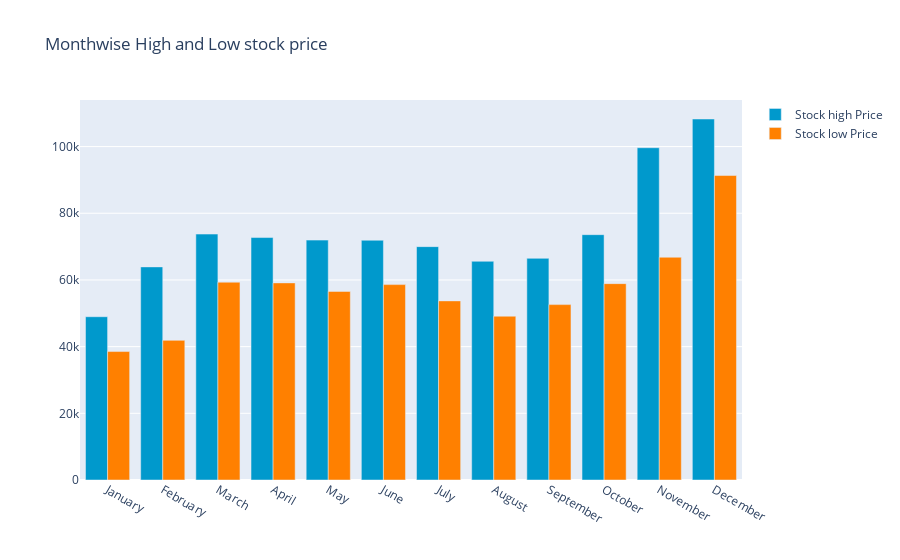

Source (notebook cell):
### Code cell
y_2024.groupby(y_2024['Date'].dt.strftime('%B'))['Low'].min()
monthvise_high = y_2024.groupby(maindf['Date'].dt.strftime('%B'))['High'].max()
monthvise_high = monthvise_high.reindex(new_order, axis=0)

monthvise_low = y_2024.groupby(y_2024['Date'].dt.strftime('%B'))['Low'].min()
monthvise_low = monthvise_low.reindex(new_order, axis=0)

fig = go.Figure()
fig.add_trace(go.Bar(
    x=monthvise_high.index,
    y=monthvise_high,
    name='Stock high Price',
    marker_color='rgb(0, 153, 204)'
))
fig.add_trace(go.Bar(
    x=monthvise_low.index,
    y=monthvise_low,
    name='Stock low Price',
    marker_color='rgb(255, 128, 0)'
))

fig.update_layout(barmode='group', 
                  title=' Monthwise High and Low stock price')
fig.show()

### Figure 1 — Plotly figure (JSON) as saved in the notebook; plotly's stock layout.template omitted (floating-point values rounded to 4 significant figures)
{"data": [{"marker": {"color": "rgb(0, 153, 204)"}, "name": "Stock high Price", "type": "bar", "x": ["January", "February", "March", "April", "May", "June", "July", "August", "September", "October", "November", "December"], "y": [48970.0, 63910.0, 73750.0, 72720.0, 71950.0, 71910.0, 69990.0, 65590.0, 66480.0, 73580.0, 99660.0, 108300.0]}, {"marker": {"color": "rgb(255, 128, 0)"}, "name": "Stock low Price", "type": "bar", "x": ["January", "February", "March", "April", "May", "June", "July", "August", "September", "October", "November", "December"], "y": [38520.0, 41880.0, 59320.0, 59120.0, 56560.0, 58600.0, 53720.0, 49120.0, 52600.0, 58900.0, 66800.0, 91320.0]}], "layout": {"barmode": "group", "title": {"text": " Monthwise High and Low stock price"}}}
